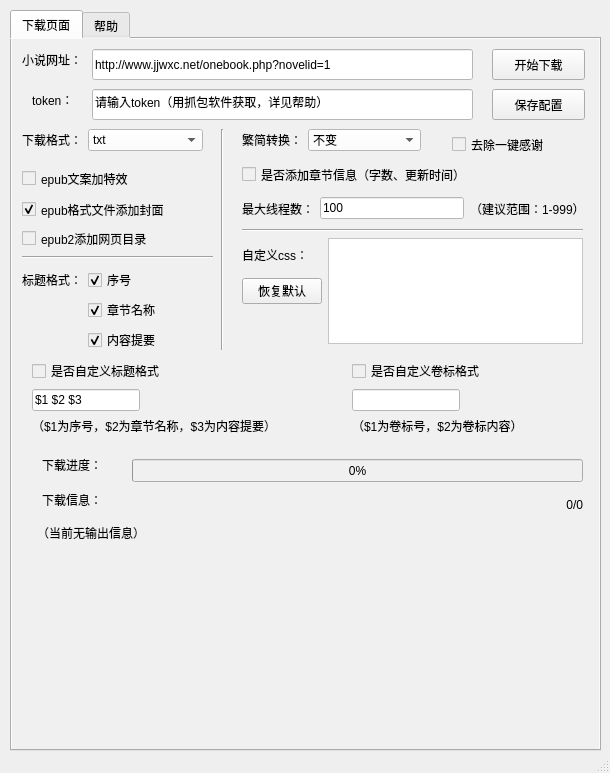
<?xml version="1.0" encoding="UTF-8"?>
<ui version="4.0">
 <class>MainWindow</class>
 <widget class="QMainWindow" name="MainWindow">
  <property name="geometry">
   <rect>
    <x>0</x>
    <y>0</y>
    <width>610</width>
    <height>773</height>
   </rect>
  </property>
  <property name="font">
   <font>
    <family>微软雅黑</family>
   </font>
  </property>
  <property name="windowTitle">
   <string>晋江小说下载</string>
  </property>
  <property name="windowIcon">
   <iconset>
    <normaloff>../../Downloads/jjlogo.jpg</normaloff>../../Downloads/jjlogo.jpg</iconset>
  </property>
  <property name="inputMethodHints">
   <set>Qt::ImhPreferNumbers</set>
  </property>
  <widget class="QWidget" name="centralwidget">
   <widget class="QTabWidget" name="tabWidget">
    <property name="geometry">
     <rect>
      <x>10</x>
      <y>10</y>
      <width>591</width>
      <height>741</height>
     </rect>
    </property>
    <property name="styleSheet">
     <string notr="true">background-color: rgb(240, 240, 240);
font: 9pt &quot;Microsoft YaHei UI&quot;,&quot;思源黑体 CN&quot;,&quot;黑体&quot;,&quot;Arial&quot;,sans-serif;</string>
    </property>
    <property name="tabShape">
     <enum>QTabWidget::Rounded</enum>
    </property>
    <property name="currentIndex">
     <number>0</number>
    </property>
    <property name="elideMode">
     <enum>Qt::ElideNone</enum>
    </property>
    <widget class="QWidget" name="tab">
     <attribute name="title">
      <string>下载页面</string>
     </attribute>
     <widget class="QLabel" name="label_3">
      <property name="geometry">
       <rect>
        <x>10</x>
        <y>10</y>
        <width>72</width>
        <height>21</height>
       </rect>
      </property>
      <property name="text">
       <string>小说网址：</string>
      </property>
     </widget>
     <widget class="QLineEdit" name="jjurl">
      <property name="geometry">
       <rect>
        <x>80</x>
        <y>10</y>
        <width>381</width>
        <height>31</height>
       </rect>
      </property>
      <property name="styleSheet">
       <string notr="true">background-color: rgb(255, 255, 255);</string>
      </property>
      <property name="text">
       <string>http://www.jjwxc.net/onebook.php?novelid=1</string>
      </property>
     </widget>
     <widget class="QPushButton" name="start">
      <property name="geometry">
       <rect>
        <x>480</x>
        <y>10</y>
        <width>93</width>
        <height>31</height>
       </rect>
      </property>
      <property name="text">
       <string>开始下载</string>
      </property>
     </widget>
     <widget class="QPushButton" name="configsave">
      <property name="geometry">
       <rect>
        <x>480</x>
        <y>50</y>
        <width>93</width>
        <height>31</height>
       </rect>
      </property>
      <property name="text">
       <string>保存配置</string>
      </property>
     </widget>
     <widget class="QWidget" name="formLayoutWidget_2">
      <property name="geometry">
       <rect>
        <x>10</x>
        <y>90</y>
        <width>181</width>
        <height>51</height>
       </rect>
      </property>
      <layout class="QFormLayout" name="fileend">
       <item row="0" column="0">
        <widget class="QLabel" name="label_2">
         <property name="text">
          <string>下载格式：</string>
         </property>
        </widget>
       </item>
       <item row="0" column="1">
        <widget class="QComboBox" name="format">
         <property name="styleSheet">
          <string notr="true">background-color: rgb(255, 255, 255);</string>
         </property>
         <item>
          <property name="text">
           <string>txt</string>
          </property>
         </item>
         <item>
          <property name="text">
           <string>epub2</string>
          </property>
         </item>
         <item>
          <property name="text">
           <string>epub3</string>
          </property>
         </item>
        </widget>
       </item>
      </layout>
     </widget>
     <widget class="QWidget" name="formLayoutWidget">
      <property name="geometry">
       <rect>
        <x>230</x>
        <y>90</y>
        <width>179</width>
        <height>53</height>
       </rect>
      </property>
      <layout class="QFormLayout" name="tstran">
       <item row="0" column="0">
        <widget class="QLabel" name="label">
         <property name="text">
          <string>繁简转换：</string>
         </property>
        </widget>
       </item>
       <item row="0" column="1">
        <widget class="QComboBox" name="stch">
         <property name="styleSheet">
          <string notr="true">background-color: rgb(255, 255, 255);</string>
         </property>
         <item>
          <property name="text">
           <string>不变</string>
          </property>
         </item>
         <item>
          <property name="text">
           <string>繁转简</string>
          </property>
         </item>
         <item>
          <property name="text">
           <string>简转繁</string>
          </property>
         </item>
        </widget>
       </item>
      </layout>
     </widget>
     <widget class="QCheckBox" name="hvol">
      <property name="geometry">
       <rect>
        <x>10</x>
        <y>190</y>
        <width>171</width>
        <height>19</height>
       </rect>
      </property>
      <property name="text">
       <string>epub2添加网页目录</string>
      </property>
     </widget>
     <widget class="QCheckBox" name="special">
      <property name="geometry">
       <rect>
        <x>10</x>
        <y>130</y>
        <width>164</width>
        <height>19</height>
       </rect>
      </property>
      <property name="text">
       <string>epub文案加特效</string>
      </property>
     </widget>
     <widget class="QCheckBox" name="chInfo">
      <property name="geometry">
       <rect>
        <x>230</x>
        <y>120</y>
        <width>281</width>
        <height>31</height>
       </rect>
      </property>
      <property name="text">
       <string>是否添加章节信息（字数、更新时间）</string>
      </property>
     </widget>
     <widget class="QCheckBox" name="cover">
      <property name="geometry">
       <rect>
        <x>10</x>
        <y>150</y>
        <width>181</width>
        <height>41</height>
       </rect>
      </property>
      <property name="text">
       <string>epub格式文件添加封面</string>
      </property>
      <property name="checked">
       <bool>true</bool>
      </property>
     </widget>
     <widget class="QWidget" name="formLayoutWidget_4">
      <property name="geometry">
       <rect>
        <x>236</x>
        <y>150</y>
        <width>301</width>
        <height>31</height>
       </rect>
      </property>
      <layout class="QFormLayout" name="formLayout"/>
     </widget>
     <widget class="QWidget" name="formLayoutWidget_3">
      <property name="geometry">
       <rect>
        <x>10</x>
        <y>220</y>
        <width>191</width>
        <height>107</height>
       </rect>
      </property>
      <layout class="QFormLayout" name="titlestyle">
       <item row="1" column="0">
        <widget class="QLabel" name="label_5">
         <property name="text">
          <string>标题格式：</string>
         </property>
        </widget>
       </item>
       <item row="1" column="1">
        <widget class="QCheckBox" name="number">
         <property name="text">
          <string>序号</string>
         </property>
         <property name="checked">
          <bool>true</bool>
         </property>
        </widget>
       </item>
       <item row="2" column="1">
        <widget class="QCheckBox" name="title">
         <property name="text">
          <string>章节名称</string>
         </property>
         <property name="checked">
          <bool>true</bool>
         </property>
        </widget>
       </item>
       <item row="3" column="1">
        <widget class="QCheckBox" name="summary">
         <property name="text">
          <string>内容提要</string>
         </property>
         <property name="checked">
          <bool>true</bool>
         </property>
        </widget>
       </item>
       <item row="0" column="0">
        <widget class="Line" name="line_3">
         <property name="orientation">
          <enum>Qt::Horizontal</enum>
         </property>
        </widget>
       </item>
      </layout>
     </widget>
     <widget class="QWidget" name="gridLayoutWidget">
      <property name="geometry">
       <rect>
        <x>230</x>
        <y>190</y>
        <width>341</width>
        <height>115</height>
       </rect>
      </property>
      <layout class="QGridLayout" name="gridLayout">
       <item row="1" column="0">
        <widget class="QLabel" name="label_10">
         <property name="text">
          <string>自定义css：</string>
         </property>
        </widget>
       </item>
       <item row="1" column="1" rowspan="3">
        <widget class="QPlainTextEdit" name="cssedit">
         <property name="styleSheet">
          <string notr="true">background-color: rgb(255, 255, 255);
color: rgb(0, 0, 0);</string>
         </property>
         <property name="plainText">
          <string/>
         </property>
        </widget>
       </item>
       <item row="2" column="0">
        <widget class="QPushButton" name="cssbutton">
         <property name="text">
          <string>恢复默认</string>
         </property>
        </widget>
       </item>
       <item row="0" column="0" colspan="2">
        <widget class="Line" name="line">
         <property name="orientation">
          <enum>Qt::Horizontal</enum>
         </property>
        </widget>
       </item>
      </layout>
     </widget>
     <widget class="QLabel" name="label_8">
      <property name="geometry">
       <rect>
        <x>30</x>
        <y>450</y>
        <width>81</width>
        <height>21</height>
       </rect>
      </property>
      <property name="text">
       <string>下载信息：</string>
      </property>
     </widget>
     <widget class="QLabel" name="pct">
      <property name="geometry">
       <rect>
        <x>440</x>
        <y>450</y>
        <width>131</width>
        <height>31</height>
       </rect>
      </property>
      <property name="text">
       <string>0/0</string>
      </property>
      <property name="alignment">
       <set>Qt::AlignRight|Qt::AlignTrailing|Qt::AlignVCenter</set>
      </property>
     </widget>
     <widget class="QLabel" name="label_9">
      <property name="geometry">
       <rect>
        <x>30</x>
        <y>410</y>
        <width>81</width>
        <height>31</height>
       </rect>
      </property>
      <property name="text">
       <string>下载进度：</string>
      </property>
     </widget>
     <widget class="QProgressBar" name="progressBar">
      <property name="geometry">
       <rect>
        <x>120</x>
        <y>420</y>
        <width>451</width>
        <height>23</height>
       </rect>
      </property>
      <property name="value">
       <number>0</number>
      </property>
     </widget>
     <widget class="QTextBrowser" name="textEdit">
      <property name="geometry">
       <rect>
        <x>20</x>
        <y>480</y>
        <width>551</width>
        <height>221</height>
       </rect>
      </property>
      <property name="contextMenuPolicy">
       <enum>Qt::DefaultContextMenu</enum>
      </property>
      <property name="styleSheet">
       <string notr="true">background-color: transparent;
font: 9pt &quot;Microsoft YaHei UI&quot;,&quot;思源黑体 CN&quot;,&quot;黑体&quot;,&quot;Arial&quot;,sans-serif;</string>
      </property>
      <property name="horizontalScrollBarPolicy">
       <enum>Qt::ScrollBarAsNeeded</enum>
      </property>
      <property name="readOnly">
       <bool>true</bool>
      </property>
      <property name="html">
       <string>&lt;!DOCTYPE HTML PUBLIC &quot;-//W3C//DTD HTML 4.0//EN&quot; &quot;http://www.w3.org/TR/REC-html40/strict.dtd&quot;&gt;
&lt;html&gt;&lt;head&gt;&lt;meta name=&quot;qrichtext&quot; content=&quot;1&quot; /&gt;&lt;style type=&quot;text/css&quot;&gt;
p, li { white-space: pre-wrap; }
&lt;/style&gt;&lt;/head&gt;&lt;body style=&quot; font-family:'Microsoft YaHei UI','思源黑体 CN','黑体','Arial','sans-serif'; font-size:9pt; font-weight:400; font-style:normal;&quot;&gt;
&lt;p style=&quot; margin-top:0px; margin-bottom:0px; margin-left:0px; margin-right:0px; -qt-block-indent:0; text-indent:0px;&quot;&gt;（当前无输出信息）&lt;/p&gt;&lt;/body&gt;&lt;/html&gt;</string>
      </property>
     </widget>
     <widget class="QWidget" name="layoutWidget">
      <property name="geometry">
       <rect>
        <x>230</x>
        <y>150</y>
        <width>343</width>
        <height>39</height>
       </rect>
      </property>
      <layout class="QHBoxLayout" name="horizontalLayout">
       <item>
        <widget class="QLabel" name="label_6">
         <property name="text">
          <string>最大线程数：</string>
         </property>
        </widget>
       </item>
       <item>
        <widget class="QLineEdit" name="threadnum">
         <property name="styleSheet">
          <string notr="true">background-color: rgb(255, 255, 255);</string>
         </property>
         <property name="inputMask">
          <string/>
         </property>
         <property name="text">
          <string>100</string>
         </property>
         <property name="echoMode">
          <enum>QLineEdit::Normal</enum>
         </property>
        </widget>
       </item>
       <item>
        <widget class="QLabel" name="label_7">
         <property name="text">
          <string>（建议范围：1-999）</string>
         </property>
        </widget>
       </item>
      </layout>
     </widget>
     <widget class="QWidget" name="formLayoutWidget_5">
      <property name="geometry">
       <rect>
        <x>20</x>
        <y>320</y>
        <width>358</width>
        <height>95</height>
       </rect>
      </property>
      <layout class="QFormLayout" name="formLayout_2">
       <item row="1" column="0">
        <widget class="QLineEdit" name="tfedit">
         <property name="styleSheet">
          <string notr="true">background-color: rgb(255, 255, 255);</string>
         </property>
         <property name="text">
          <string>$1 $2 $3</string>
         </property>
        </widget>
       </item>
       <item row="0" column="0">
        <widget class="QCheckBox" name="selftitle">
         <property name="text">
          <string>是否自定义标题格式</string>
         </property>
        </widget>
       </item>
       <item row="2" column="0">
        <widget class="QLabel" name="label_11">
         <property name="text">
          <string>（$1为序号，$2为章节名称，$3为内容提要）</string>
         </property>
        </widget>
       </item>
      </layout>
     </widget>
     <widget class="QWidget" name="formLayoutWidget_6">
      <property name="geometry">
       <rect>
        <x>340</x>
        <y>320</y>
        <width>253</width>
        <height>95</height>
       </rect>
      </property>
      <layout class="QFormLayout" name="formLayout_3">
       <item row="0" column="0">
        <widget class="QCheckBox" name="selfvol">
         <property name="text">
          <string>是否自定义卷标格式</string>
         </property>
        </widget>
       </item>
       <item row="1" column="0">
        <widget class="QLineEdit" name="voledit">
         <property name="styleSheet">
          <string notr="true">background-color: rgb(255, 255, 255);</string>
         </property>
        </widget>
       </item>
       <item row="2" column="0">
        <widget class="QLabel" name="label_12">
         <property name="text">
          <string>（$1为卷标号，$2为卷标内容）</string>
         </property>
        </widget>
       </item>
      </layout>
     </widget>
     <widget class="Line" name="line_2">
      <property name="geometry">
       <rect>
        <x>200</x>
        <y>90</y>
        <width>20</width>
        <height>221</height>
       </rect>
      </property>
      <property name="orientation">
       <enum>Qt::Vertical</enum>
      </property>
     </widget>
     <widget class="Line" name="line_4">
      <property name="geometry">
       <rect>
        <x>10</x>
        <y>210</y>
        <width>191</width>
        <height>16</height>
       </rect>
      </property>
      <property name="orientation">
       <enum>Qt::Horizontal</enum>
      </property>
     </widget>
     <widget class="QCheckBox" name="delthk">
      <property name="geometry">
       <rect>
        <x>440</x>
        <y>90</y>
        <width>121</width>
        <height>31</height>
       </rect>
      </property>
      <property name="text">
       <string>去除一键感谢</string>
      </property>
     </widget>
     <widget class="QLineEdit" name="jjtoken">
      <property name="geometry">
       <rect>
        <x>80</x>
        <y>50</y>
        <width>381</width>
        <height>31</height>
       </rect>
      </property>
      <property name="styleSheet">
       <string notr="true">background-color: rgb(255, 255, 255);</string>
      </property>
      <property name="text">
       <string>请输入token（用抓包软件获取，详见帮助）</string>
      </property>
     </widget>
     <widget class="QLabel" name="label_13">
      <property name="geometry">
       <rect>
        <x>20</x>
        <y>50</y>
        <width>51</width>
        <height>21</height>
       </rect>
      </property>
      <property name="text">
       <string>token：</string>
      </property>
     </widget>
    </widget>
    <widget class="QWidget" name="tab_2">
     <attribute name="title">
      <string>帮助</string>
     </attribute>
     <widget class="QTextBrowser" name="textBrowser_2">
      <property name="geometry">
       <rect>
        <x>10</x>
        <y>10</y>
        <width>571</width>
        <height>691</height>
       </rect>
      </property>
      <property name="styleSheet">
       <string notr="true">background:transparent;border-width:0;border-style:outset;
font: 10pt &quot;微软雅黑&quot;;</string>
      </property>
      <property name="readOnly">
       <bool>true</bool>
      </property>
      <property name="markdown">
       <string>**token获取方式：**

1、在手机上下载一个抓包软件（如“抓包精灵”），并设置好过滤晋江app后开始抓包。

2、在晋江app上随便打开一个VIP章节。

3、在抓包软件中筛选出含有“chapterContent”的网址。

4、在此网址中找出“token=……”的部分，复制token

- - -
本软件由7325156制作，若运行软件时有问题，请 [联系作者](https://github.com/7325156/jjwxcNovelCrawler)

版本：2.5

最新版本下载： [github](https://github.com/7325156/jjwxcNovelCrawler/releases/latest/)
| [蓝奏云](https://wwr.lanzoui.com/b02oduqmd#a5jo)

此项目仅供学习交流使用，严禁用于商业用途，请在24小时之内删除。

**更新记录**：

2024-06-06

- 晋江更改API模式，针对此更新反爬虫规则，程序比较慢。

2022-11-29

- 将封面图片的格式转换为jpg

2023-10-04

- 针对新的反爬虫机制调整

2022-03-27

- 修复部分已购买的章节无法下载问题

2022-03-08

- 新增去除一键感谢功能

2022-02-16

- 修复转义字符与字符的格式错误。

2022-01-01

- 修改网址不能匹配https的bug。

2021-11-09 

- 添加自定义标题、卷标格式功能。

2021-10-26 

- 为epub2添加网页目录 获取未购买、被锁章节信息

2021-10-22 

- 使用app接口下载，无需反爬虫。感谢 **酷安 @关耳010225 @乃星 @viviyaaa** 的方案。 
- 添加编辑css功能。

2021-9-30

- 新增窗口模式，可自由选择反爬虫模式（侵删）、文件下载格式以及其他必备配置。
</string>
      </property>
      <property name="html">
       <string>&lt;!DOCTYPE HTML PUBLIC &quot;-//W3C//DTD HTML 4.0//EN&quot; &quot;http://www.w3.org/TR/REC-html40/strict.dtd&quot;&gt;
&lt;html&gt;&lt;head&gt;&lt;meta name=&quot;qrichtext&quot; content=&quot;1&quot; /&gt;&lt;style type=&quot;text/css&quot;&gt;
p, li { white-space: pre-wrap; }
&lt;/style&gt;&lt;/head&gt;&lt;body style=&quot; font-family:'微软雅黑'; font-size:10pt; font-weight:400; font-style:normal;&quot;&gt;
&lt;p align=&quot;justify&quot; style=&quot; margin-top:12px; margin-bottom:12px; margin-left:0px; margin-right:0px; -qt-block-indent:0; text-indent:0px;&quot;&gt;&lt;span style=&quot; font-family:'微软雅黑','sans-serif'; font-weight:600;&quot;&gt;token获取方式：&lt;/span&gt;&lt;/p&gt;
&lt;p align=&quot;justify&quot; style=&quot; margin-top:12px; margin-bottom:12px; margin-left:0px; margin-right:0px; -qt-block-indent:0; text-indent:0px;&quot;&gt;&lt;span style=&quot; font-family:'微软雅黑','sans-serif';&quot;&gt;1、在手机上下载一个抓包软件（如“抓包精灵”），并设置好过滤晋江app后开始抓包。&lt;/span&gt;&lt;/p&gt;
&lt;p align=&quot;justify&quot; style=&quot; margin-top:12px; margin-bottom:12px; margin-left:0px; margin-right:0px; -qt-block-indent:0; text-indent:0px;&quot;&gt;&lt;span style=&quot; font-family:'微软雅黑','sans-serif';&quot;&gt;2、在晋江app上随便打开一个VIP章节。&lt;/span&gt;&lt;/p&gt;
&lt;p align=&quot;justify&quot; style=&quot; margin-top:12px; margin-bottom:12px; margin-left:0px; margin-right:0px; -qt-block-indent:0; text-indent:0px;&quot;&gt;&lt;span style=&quot; font-family:'微软雅黑','sans-serif';&quot;&gt;3、在抓包软件中筛选出含有“chapterContent”的网址。&lt;/span&gt;&lt;/p&gt;
&lt;p align=&quot;justify&quot; style=&quot; margin-top:12px; margin-bottom:12px; margin-left:0px; margin-right:0px; -qt-block-indent:0; text-indent:0px;&quot;&gt;&lt;span style=&quot; font-family:'微软雅黑','sans-serif';&quot;&gt;4、在此网址中找出“token=……”的部分，复制token&lt;/span&gt;&lt;/p&gt;
&lt;hr /&gt;
&lt;p align=&quot;justify&quot; style=&quot; margin-top:12px; margin-bottom:12px; margin-left:0px; margin-right:0px; -qt-block-indent:0; text-indent:0px;&quot;&gt;&lt;span style=&quot; font-family:'微软雅黑','sans-serif';&quot;&gt;本软件由7325156制作，若运行软件时有问题，请 &lt;/span&gt;&lt;a href=&quot;https://github.com/7325156/jjwxcNovelCrawler&quot;&gt;&lt;span style=&quot; font-family:'SimSun'; text-decoration: underline; color:#0000ff;&quot;&gt;联系作者&lt;/span&gt;&lt;/a&gt;&lt;/p&gt;
&lt;p align=&quot;justify&quot; style=&quot; margin-top:12px; margin-bottom:12px; margin-left:0px; margin-right:0px; -qt-block-indent:0; text-indent:0px;&quot;&gt;&lt;span style=&quot; font-family:'微软雅黑','sans-serif';&quot;&gt;版本：2.5&lt;/span&gt;&lt;/p&gt;
&lt;p align=&quot;justify&quot; style=&quot; margin-top:12px; margin-bottom:12px; margin-left:0px; margin-right:0px; -qt-block-indent:0; text-indent:0px;&quot;&gt;&lt;span style=&quot; font-family:'微软雅黑','sans-serif';&quot;&gt;最新版本下载： &lt;/span&gt;&lt;a href=&quot;https://github.com/7325156/jjwxcNovelCrawler/releases/latest/&quot;&gt;&lt;span style=&quot; font-family:'SimSun'; text-decoration: underline; color:#0000ff;&quot;&gt;github&lt;/span&gt;&lt;/a&gt;&lt;span style=&quot; font-family:'微软雅黑','sans-serif';&quot;&gt; | &lt;/span&gt;&lt;a href=&quot;https://wwr.lanzoui.com/b02oduqmd#a5jo&quot;&gt;&lt;span style=&quot; font-family:'SimSun'; text-decoration: underline; color:#0000ff;&quot;&gt;蓝奏云&lt;/span&gt;&lt;/a&gt;&lt;/p&gt;
&lt;p align=&quot;justify&quot; style=&quot; margin-top:12px; margin-bottom:12px; margin-left:0px; margin-right:0px; -qt-block-indent:0; text-indent:0px;&quot;&gt;此项目仅供学习交流使用，严禁用于商业用途，请在24小时之内删除。&lt;/p&gt;
&lt;p align=&quot;justify&quot; style=&quot; margin-top:12px; margin-bottom:12px; margin-left:0px; margin-right:0px; -qt-block-indent:0; text-indent:0px;&quot;&gt;&lt;span style=&quot; font-family:'微软雅黑','sans-serif'; font-weight:600;&quot;&gt;更新记录&lt;/span&gt;&lt;span style=&quot; font-family:'微软雅黑','sans-serif';&quot;&gt;：&lt;/span&gt;&lt;/p&gt;
&lt;p align=&quot;justify&quot; style=&quot; margin-top:12px; margin-bottom:12px; margin-left:0px; margin-right:0px; -qt-block-indent:0; text-indent:0px;&quot;&gt;&lt;span style=&quot; font-family:'微软雅黑','sans-serif';&quot;&gt;2024-06-06&lt;/span&gt;&lt;/p&gt;
&lt;ul style=&quot;margin-top: 0px; margin-bottom: 0px; margin-left: 0px; margin-right: 0px; -qt-list-indent: 1;&quot;&gt;&lt;li style=&quot; font-family:'微软雅黑','sans-serif';&quot; align=&quot;justify&quot; style=&quot; margin-top:12px; margin-bottom:12px; margin-left:0px; margin-right:0px; -qt-block-indent:0; text-indent:0px;&quot;&gt;晋江更改API模式，针对此更新反爬虫规则，程序比较慢。&lt;/li&gt;&lt;/ul&gt;
&lt;p align=&quot;justify&quot; style=&quot; margin-top:12px; margin-bottom:12px; margin-left:0px; margin-right:0px; -qt-block-indent:0; text-indent:0px;&quot;&gt;&lt;span style=&quot; font-family:'微软雅黑','sans-serif';&quot;&gt;2022-11-29&lt;/span&gt;&lt;/p&gt;
&lt;ul style=&quot;margin-top: 0px; margin-bottom: 0px; margin-left: 0px; margin-right: 0px; -qt-list-indent: 1;&quot;&gt;&lt;li style=&quot; font-family:'微软雅黑','sans-serif';&quot; align=&quot;justify&quot; style=&quot; margin-top:12px; margin-bottom:12px; margin-left:0px; margin-right:0px; -qt-block-indent:0; text-indent:0px;&quot;&gt;将封面图片的格式转换为jpg&lt;/li&gt;&lt;/ul&gt;
&lt;p align=&quot;justify&quot; style=&quot; margin-top:12px; margin-bottom:12px; margin-left:0px; margin-right:0px; -qt-block-indent:0; text-indent:0px;&quot;&gt;&lt;span style=&quot; font-family:'微软雅黑','sans-serif';&quot;&gt;2023-10-04&lt;/span&gt;&lt;/p&gt;
&lt;ul style=&quot;margin-top: 0px; margin-bottom: 0px; margin-left: 0px; margin-right: 0px; -qt-list-indent: 1;&quot;&gt;&lt;li style=&quot; font-family:'微软雅黑','sans-serif';&quot; align=&quot;justify&quot; style=&quot; margin-top:12px; margin-bottom:12px; margin-left:0px; margin-right:0px; -qt-block-indent:0; text-indent:0px;&quot;&gt;针对新的反爬虫机制调整&lt;/li&gt;&lt;/ul&gt;
&lt;p align=&quot;justify&quot; style=&quot; margin-top:12px; margin-bottom:12px; margin-left:0px; margin-right:0px; -qt-block-indent:0; text-indent:0px;&quot;&gt;&lt;span style=&quot; font-family:'微软雅黑','sans-serif';&quot;&gt;2022-03-27&lt;/span&gt;&lt;/p&gt;
&lt;ul style=&quot;margin-top: 0px; margin-bottom: 0px; margin-left: 0px; margin-right: 0px; -qt-list-indent: 1;&quot;&gt;&lt;li style=&quot; font-family:'微软雅黑','sans-serif';&quot; align=&quot;justify&quot; style=&quot; margin-top:12px; margin-bottom:12px; margin-left:0px; margin-right:0px; -qt-block-indent:0; text-indent:0px;&quot;&gt;修复部分已购买的章节无法下载问题&lt;/li&gt;&lt;/ul&gt;
&lt;p align=&quot;justify&quot; style=&quot; margin-top:12px; margin-bottom:12px; margin-left:0px; margin-right:0px; -qt-block-indent:0; text-indent:0px;&quot;&gt;&lt;span style=&quot; font-family:'微软雅黑','sans-serif';&quot;&gt;2022-03-08&lt;/span&gt;&lt;/p&gt;
&lt;ul style=&quot;margin-top: 0px; margin-bottom: 0px; margin-left: 0px; margin-right: 0px; -qt-list-indent: 1;&quot;&gt;&lt;li style=&quot; font-family:'微软雅黑','sans-serif';&quot; align=&quot;justify&quot; style=&quot; margin-top:12px; margin-bottom:12px; margin-left:0px; margin-right:0px; -qt-block-indent:0; text-indent:0px;&quot;&gt;新增去除一键感谢功能&lt;/li&gt;&lt;/ul&gt;
&lt;p align=&quot;justify&quot; style=&quot; margin-top:12px; margin-bottom:12px; margin-left:0px; margin-right:0px; -qt-block-indent:0; text-indent:0px;&quot;&gt;&lt;span style=&quot; font-family:'微软雅黑','sans-serif';&quot;&gt;2022-02-16&lt;/span&gt;&lt;/p&gt;
&lt;ul style=&quot;margin-top: 0px; margin-bottom: 0px; margin-left: 0px; margin-right: 0px; -qt-list-indent: 1;&quot;&gt;&lt;li style=&quot; font-family:'微软雅黑','sans-serif';&quot; align=&quot;justify&quot; style=&quot; margin-top:12px; margin-bottom:12px; margin-left:0px; margin-right:0px; -qt-block-indent:0; text-indent:0px;&quot;&gt;修复转义字符与字符的格式错误。&lt;/li&gt;&lt;/ul&gt;
&lt;p align=&quot;justify&quot; style=&quot; margin-top:12px; margin-bottom:12px; margin-left:0px; margin-right:0px; -qt-block-indent:0; text-indent:0px;&quot;&gt;&lt;span style=&quot; font-family:'微软雅黑','sans-serif';&quot;&gt;2022-01-01&lt;/span&gt;&lt;/p&gt;
&lt;ul style=&quot;margin-top: 0px; margin-bottom: 0px; margin-left: 0px; margin-right: 0px; -qt-list-indent: 1;&quot;&gt;&lt;li style=&quot; font-family:'微软雅黑','sans-serif';&quot; align=&quot;justify&quot; style=&quot; margin-top:12px; margin-bottom:12px; margin-left:0px; margin-right:0px; -qt-block-indent:0; text-indent:0px;&quot;&gt;修改网址不能匹配https的bug。&lt;/li&gt;&lt;/ul&gt;
&lt;p align=&quot;justify&quot; style=&quot; margin-top:12px; margin-bottom:12px; margin-left:0px; margin-right:0px; -qt-block-indent:0; text-indent:0px;&quot;&gt;&lt;span style=&quot; font-family:'微软雅黑','sans-serif';&quot;&gt;2021-11-09 &lt;/span&gt;&lt;/p&gt;
&lt;ul style=&quot;margin-top: 0px; margin-bottom: 0px; margin-left: 0px; margin-right: 0px; -qt-list-indent: 1;&quot;&gt;&lt;li style=&quot; font-family:'微软雅黑','sans-serif';&quot; align=&quot;justify&quot; style=&quot; margin-top:12px; margin-bottom:12px; margin-left:0px; margin-right:0px; -qt-block-indent:0; text-indent:0px;&quot;&gt;添加自定义标题、卷标格式功能。&lt;/li&gt;&lt;/ul&gt;
&lt;p align=&quot;justify&quot; style=&quot; margin-top:12px; margin-bottom:12px; margin-left:0px; margin-right:0px; -qt-block-indent:0; text-indent:0px;&quot;&gt;&lt;span style=&quot; font-family:'微软雅黑','sans-serif';&quot;&gt;2021-10-26 &lt;/span&gt;&lt;/p&gt;
&lt;ul style=&quot;margin-top: 0px; margin-bottom: 0px; margin-left: 0px; margin-right: 0px; -qt-list-indent: 1;&quot;&gt;&lt;li style=&quot; font-family:'微软雅黑','sans-serif';&quot; align=&quot;justify&quot; style=&quot; margin-top:12px; margin-bottom:12px; margin-left:0px; margin-right:0px; -qt-block-indent:0; text-indent:0px;&quot;&gt;为epub2添加网页目录 获取未购买、被锁章节信息&lt;/li&gt;&lt;/ul&gt;
&lt;p align=&quot;justify&quot; style=&quot; margin-top:12px; margin-bottom:12px; margin-left:0px; margin-right:0px; -qt-block-indent:0; text-indent:0px;&quot;&gt;&lt;span style=&quot; font-family:'微软雅黑','sans-serif';&quot;&gt;2021-10-22 &lt;/span&gt;&lt;/p&gt;
&lt;ul style=&quot;margin-top: 0px; margin-bottom: 0px; margin-left: 0px; margin-right: 0px; -qt-list-indent: 1;&quot;&gt;&lt;li style=&quot; font-family:'微软雅黑','sans-serif';&quot; align=&quot;justify&quot; style=&quot; margin-top:12px; margin-bottom:0px; margin-left:0px; margin-right:0px; -qt-block-indent:0; text-indent:0px;&quot;&gt;使用app接口下载，无需反爬虫。感谢 &lt;span style=&quot; font-weight:600;&quot;&gt;酷安 @关耳010225 @乃星 @viviyaaa&lt;/span&gt; 的方案。 &lt;/li&gt;
&lt;li style=&quot; font-family:'微软雅黑','sans-serif';&quot; align=&quot;justify&quot; style=&quot; margin-top:0px; margin-bottom:12px; margin-left:0px; margin-right:0px; -qt-block-indent:0; text-indent:0px;&quot;&gt;添加编辑css功能。&lt;/li&gt;&lt;/ul&gt;
&lt;p align=&quot;justify&quot; style=&quot; margin-top:12px; margin-bottom:12px; margin-left:0px; margin-right:0px; -qt-block-indent:0; text-indent:0px;&quot;&gt;&lt;span style=&quot; font-family:'微软雅黑','sans-serif';&quot;&gt;2021-9-30&lt;/span&gt;&lt;/p&gt;
&lt;ul style=&quot;margin-top: 0px; margin-bottom: 0px; margin-left: 0px; margin-right: 0px; -qt-list-indent: 1;&quot;&gt;&lt;li style=&quot; font-family:'微软雅黑','sans-serif';&quot; align=&quot;justify&quot; style=&quot; margin-top:12px; margin-bottom:12px; margin-left:0px; margin-right:0px; -qt-block-indent:0; text-indent:0px;&quot;&gt;新增窗口模式，可自由选择反爬虫模式（侵删）、文件下载格式以及其他必备配置。&lt;/li&gt;&lt;/ul&gt;&lt;/body&gt;&lt;/html&gt;</string>
      </property>
     </widget>
    </widget>
   </widget>
  </widget>
  <widget class="QStatusBar" name="statusbar"/>
 </widget>
 <resources/>
 <connections/>
 <slots>
  <slot>slot1()</slot>
 </slots>
</ui>
